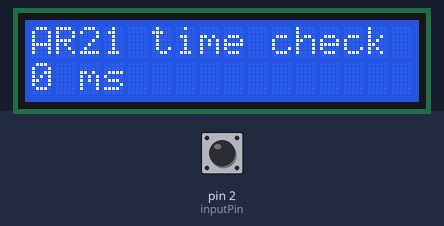
This sketch was run on a simulated Arduino Uno, built with avr-gcc and run on an emulated ATmega328P. Parts: 16×2 character LCD. The test bench sets the inputs (shaded band); at power-on: pin 2 (inputPin) HIGH. What the sketch prints to the serial monitor is not drawn.

Above: at 1.2 s.
1.3 s: pin 2 (inputPin) pulled LOW for 0.15 s
At 1.66 s:
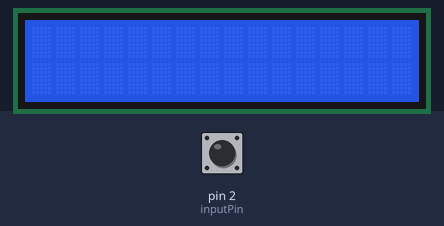
3.3 s: pin 2 (inputPin) pulled LOW for 1 s
At 5.7 s:
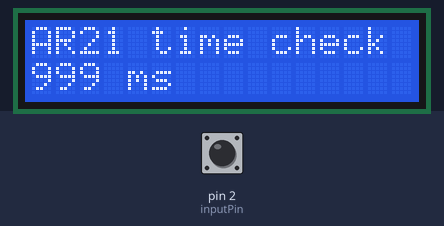
6.2 s: pin 2 (inputPin) pulled LOW for 3.2 s
At 10.8 s:
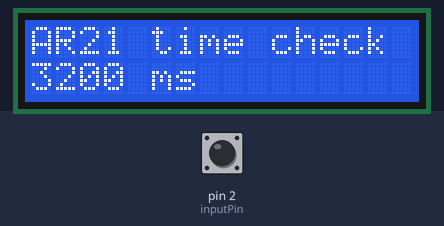
11.3 s: pin 2 (inputPin) pulled LOW for 0.15 s
At 13.0 s:
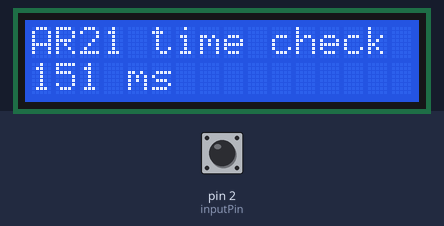
Timing chart, 0 to 14.3 s (numbered marks = the images above; inputs shaded):
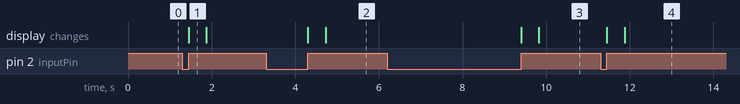

Measured:
- after the input at 1.3 s, the display: changes after 0.15 s (image 1)
- after the input at 3.3 s, the display: first changes after 1.0 s (image 2 shows a later state)
- after the input at 6.2 s, the display: first changes after 3.2 s (image 3 shows a later state)
- after the input at 11.3 s, the display: first changes after 0.15 s (image 4 shows a later state)
- what the display in image 1 shows lasts 0.4 s, from 1.5 s to 1.9 s

The sketch:

AR21_Switch_time.ino
```cpp
/*
 예제 5.3
 디지털 신호 입력 시간 측정하기
 */
#include <Wire.h>
#include <LiquidCrystal_I2C.h>
// 2번핀을 스위치 입력으로 설정

LiquidCrystal_I2C lcd(0x27,16,2);  // LCD address:0x27, 16X2 LCD, 0x3F
const int inputPin = 2;

// 현재의 시간을 저장하기 위한 변수
long startTime = 0;
// 실제 스위치가 눌린 후 지연되는 시간
long swCountTimer = 0;

void setup() {
  // 스위치 입력을 위하여 2번핀을 입력으로 설정하고 풀업시킨다
  pinMode(inputPin, INPUT_PULLUP);
  // 시리얼 통신을 설정한다
  Serial.begin(9600);

   lcd.init();
   lcd.clear();
   lcd.backlight();
   lcd.setCursor(0,0);
   lcd.print("AR21 time check");
   lcd.setCursor(0,1);
   lcd.print(swCountTimer);
   lcd.print(" ms");
}

void loop(){
  // 스위치 입력이 발생하였을 경우 실행
  if(digitalRead(inputPin) == LOW){
    // 현재의 시간을 startTime 변수에 넣는다.
    startTime = millis();
    // 스위치가 입력되는 동안 지연시킨다.
    while(digitalRead(inputPin) == LOW);
    // swCountTimer 변수에 스위치가 눌려진 시간을 넣는다.
    // 여기까지 측정된 시간에서 앞서 저장한 시간이 스위치가 눌려진 시간이 된다
    swCountTimer = millis()-startTime;
    // 시리얼 통신으로 값을 출력한다.
    Serial.print(swCountTimer);
    Serial.println(" ms");

    lcd.clear();
    delay(400);
    lcd.setCursor(0,0);
    lcd.print("AR21 time check");
    lcd.setCursor(0,1);
    lcd.print(swCountTimer);
    lcd.print(" ms");
  };
}
```
